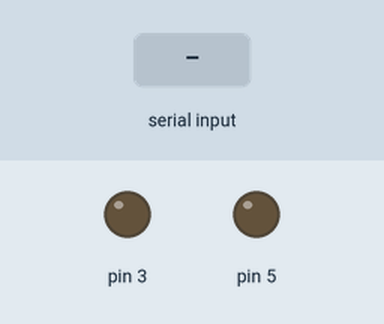
A sketch run on a simulated Arduino Uno, built with avr-gcc and run on an emulated ATmega328P. Shown: output pins drawn as LEDs (lit = HIGH). Inputs (shaded band) come from the test bench.

Above: at 1.2 s.
1.3 s: "90,45\n" received over Serial
At 2.6 s:
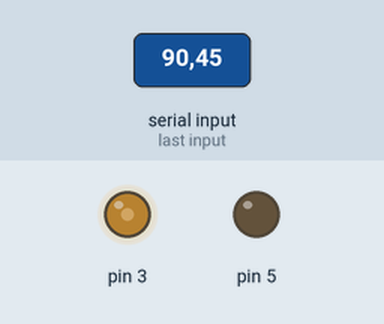
Timing chart, 0 to 5.8 s (numbered marks = the images above; inputs shaded):
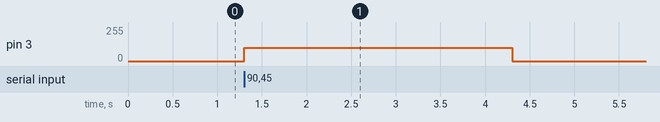

The sketch:

arduino.ino
```cpp
/* This program was created by ScottC on 8/5/2012 to receive serial
signals from a computer to turn on/off 1-9 LEDs */

void setup() {
 // initialize the digital pins as an output.
 pinMode(3, OUTPUT);
 pinMode(5, OUTPUT);
// Turn the Serial Protocol ON
 Serial.begin(9600);
}

void loop() {
 int byteRead;

 /* check if data has been sent from the computer: */
 if (Serial.available()) {

 /* read the most recent byte */
 byteRead = Serial.parseInt();
 //You have to subtract '0' from the read Byte to convert from text to a number.

 //Turn off all LEDs if the byte Read = 0
 if(byteRead==0){
 //Turn off all LEDS
 analogWrite(3, 0);
 delay(1000);

 }

 //Turn LED ON depending on the byte Read.
 if(byteRead > 0){
 analogWrite(3, 100); // set the LED on
 delay(1000);
 }
 }
 }
```

Measured:
- after the input at 1.3 s, pin 3: 0/255 → 100/255 at once, → 0/255 3.0 s later
